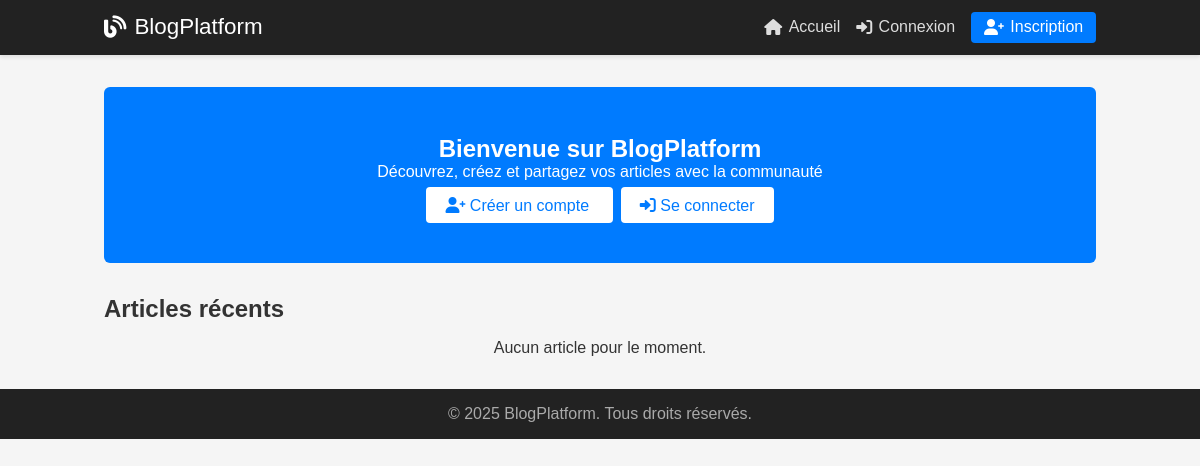
Before: / with the older database file.
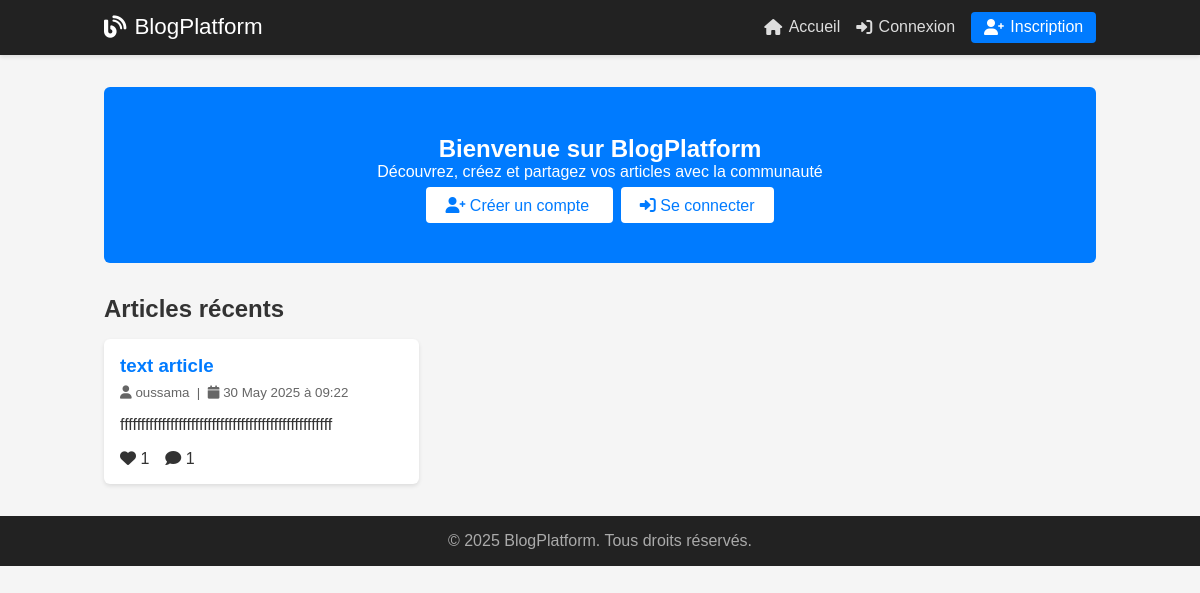
After: the same page with the newer database file.
### tables this page shows
CREATE TABLE articles (
                id INTEGER PRIMARY KEY AUTOINCREMENT,
                title TEXT NOT NULL,
                content TEXT NOT NULL,
                image_url TEXT,
                author_id INTEGER NOT NULL,
                created_at TIMESTAMP DEFAULT CURRENT_TIMESTAMP,
                updated_at TIMESTAMP DEFAULT CURRENT_TIMESTAMP,
                FOREIGN KEY (author_id) REFERENCES users (id)
            );

CREATE TABLE users (
                id INTEGER PRIMARY KEY AUTOINCREMENT,
                username TEXT UNIQUE NOT NULL,
                email TEXT UNIQUE NOT NULL,
                password_hash TEXT NOT NULL,
                created_at TIMESTAMP DEFAULT CURRENT_TIMESTAMP
            );

### main.py (the view)
@app.route("/")
def home():
    user = get_current_user()
    articles = db.get_all_articles()
    return render_template(
        "index.html",
        title="Accueil - Blog Platform",
        user=user,
        articles=articles
    )

### database.py (called while the page is built)
    def get_connection(self):
        conn = sqlite3.connect(self.db_path)
        conn.row_factory = sqlite3.Row
        return conn

    def get_all_articles(self, limit=50):
        conn = self.get_connection()
        cursor = conn.cursor()
        cursor.execute('''
            SELECT a.*, u.username as author_name,
                   (SELECT COUNT(*) FROM likes WHERE article_id = a.id) as likes_count,
                   (SELECT COUNT(*) FROM comments WHERE article_id = a.id) as comments_count
            FROM articles a
            JOIN users u ON a.author_id = u.id
            ORDER BY a.created_at DESC
            LIMIT ?
        ''', (limit,))
        articles = cursor.fetchall()
        conn.close()
        return [dict(article) for article in articles]

### main.py (called while the page is built)
@app.template_filter('format_date')
def format_date_filter(date_value):
    if isinstance(date_value, str):
        try:
            date_value = datetime.fromisoformat(date_value.replace('Z', '+00:00'))
        except ValueError:
            try:
                date_value = datetime.strptime(date_value, '%Y-%m-%d %H:%M:%S')
            except ValueError:
                return date_value  # Retourner tel quel si impossible à analyser
    if isinstance(date_value, datetime):
        return date_value.strftime('%d %B %Y à %H:%M')
    return str(date_value)  # Solution de secours vers représentation string

@app.template_filter('truncate')
def truncate_filter(text, length=100):
    if not text:
        return ""
    text = str(text)
    if len(text) <= length:
        return text
    return text[:length].rstrip() + "..."

def get_current_user():
    sid = request.cookies.get("session_id")
    return session_mgr.get_user(sid) if sid else None

### templates/index.html (shortened to what this page needs)
{% extends "base.html" %}
{% block content %}
<section style="
    background:#007bff; color:#fff; text-align:center;
    padding:3rem 1rem; border-radius:6px; margin-bottom:2rem;
  ">
    <h1>Bienvenue sur BlogPlatform</h1>
    <p>Découvrez, créez et partagez vos articles avec la communauté</p>
    {% if not user %}
    <div style="margin-top:1rem;">
        <a href="/register" style="
            background:#fff; color:#007bff; padding:.6rem 1.2rem;
            border-radius:4px; text-decoration:none; margin-right:.5rem;
          ">
            <i class="fas fa-user-plus"></i> Créer un compte
        </a>
        <a href="/login" style="
            background:#fff; color:#007bff; padding:.6rem 1.2rem;
            border-radius:4px; text-decoration:none;
          ">
            <i class="fas fa-sign-in-alt"></i> Se connecter
        </a>
    </div>
    {% endif %}
</section>
<section>
    <div style="display:flex; justify-content:space-between; align-items:center; margin-bottom:1rem;">
        <h2>Articles récents</h2>
    </div>
    {% if articles %}
    <div style="
        display:grid; grid-template-columns:repeat(auto-fill,minmax(260px,1fr));
        gap:1.5rem;
      ">
        {% for a in articles %}
        <article style="
            background:#fff; border-radius:6px; box-shadow:0 2px 4px rgba(0,0,0,0.1);
            overflow:hidden; display:flex; flex-direction:column;
          ">
            <div style="padding:1rem; flex:1; display:flex; flex-direction:column;">
                <h3 style="margin-bottom:.5rem;">
                    <a href="/article/{{ a.id }}" style="color:#007bff; text-decoration:none;">
                        {{ a.title }}
                    </a>
                </h3>
                <small style="color:#666;">
                    <i class="fas fa-user"></i> {{ a.author_name }}
                    &nbsp;|&nbsp;
                    <i class="fas fa-calendar"></i> {{ a.created_at | format_date }}
                </small>
                <p style="margin:1rem 0; flex:1;">{{ a.content | truncate(150) }}</p>
                <div style="display:flex; gap:1rem;">
                    <span><i class="fas fa-heart"></i> {{ a.likes_count }}</span>
                    <span><i class="fas fa-comment"></i> {{ a.comments_count }}</span>
                </div>
            </div>
        </article>
        {% endfor %}
    </div>
    {% else %}
    <p style="text-align:center;">Aucun article pour le moment.</p>
    {% endif %}
</section>
{% endblock %}

### templates/base.html (shortened to what this page needs)
<!DOCTYPE html>
<html lang="fr">
<head>
    <link rel="stylesheet" href="https://cdnjs.cloudflare.com/ajax/libs/font-awesome/6.0.0/css/all.min.css">
</head>
<body>
    {% include "partials/navbar.html" %}
    <main class="main-content">
        {% block content %}{% endblock %}
    </main>
    {% include "partials/footer.html" %}
</body>
</html>

### templates/partials/navbar.html (shortened to what this page needs)
<header class="header">
    <nav class="navbar">
        <a href="/" class="logo"><i class="fas fa-blog"></i>BlogPlatform</a>
        <div class="nav-menu" id="navMenu">
            <a href="/" class="nav-link"><i class="fas fa-home"></i>Accueil</a>
            {% if user %}
            <a href="/create-article" class="nav-link"><i class="fas fa-plus"></i>Créer</a>
            <div class="nav-dropdown" id="userDropdown">
                <button class="nav-dropdown-btn">
                    <i class="fas fa-user"></i>{{ user.username }} <i class="fas fa-chevron-down"></i>
                </button>
                <div class="nav-dropdown-content">
                    <a href="/my-articles"><i class="fas fa-newspaper"></i>Mes articles</a>
                    <a href="/liked-articles"><i class="fas fa-heart"></i>Articles aimés</a>
                    <a href="/saved-articles"><i class="fas fa-bookmark"></i>Sauvegardés</a>
                    <hr>
                    <a href="/logout"><i class="fas fa-sign-out-alt"></i>Déconnexion</a>
                </div>
            </div>
            {% else %}
            <a href="/login" class="nav-link"><i class="fas fa-sign-in-alt"></i>Connexion</a>
            <a href="/register" class="nav-link btn-primary"><i class="fas fa-user-plus"></i>Inscription</a>
            {% endif %}
        </div>
    </nav>
</header>

### templates/partials/footer.html
<footer class="footer" style="
    background: #222;
    color: #aaa;
    text-align: center;
    padding: 1rem 0;
    margin-top: 2rem;
">
    <p>&copy; 2025 BlogPlatform. Tous droits réservés.</p>
</footer>

### templates/base.html (style rules this page uses)
*, *::before, *::after { box-sizing: border-box; margin: 0; padding: 0 }
body { font-family: Arial, sans-serif; background: #f5f5f5; color: #333 }
.main-content { max-width: 1024px; margin: 2rem auto; padding: 0 1rem; }
.footer { background: #222; color: #aaa; text-align: center; padding: 1rem 0; margin-top: 2rem }

### templates/partials/navbar.html (style rules this page uses)
.header { background: #222; box-shadow: 0 2px 4px rgba(0, 0, 0, 0.1); }
.navbar { display: flex; align-items: center; justify-content: space-between; max-width: 1024px; margin: 0 auto; padding: .75rem 1rem; }
.logo { color: #fff; text-decoration: none; font-size: 1.4rem; display: flex; align-items: center; }
.logo i { margin-right: .5rem; }
.nav-menu { display: flex; align-items: center; }
.nav-link { color: #ddd; text-decoration: none; margin-left: 1rem; display: flex; align-items: center; transition: color .2s; }
.nav-link i { margin-right: .4rem; }
.nav-link.btn-primary { background: #007bff; color: #fff; padding: .4rem .8rem; border-radius: 4px; }

Changed rows visible on the page:
added articles: title "text article", author_name "oussama", created_at "30 May 2025 à 09:22", content "fffffffffffffffffffffffffffffffffffffffffffffffffff", likes_count "1", comments_count "1"
Other visible differences:
text no longer shown: "Aucun article pour le moment."
